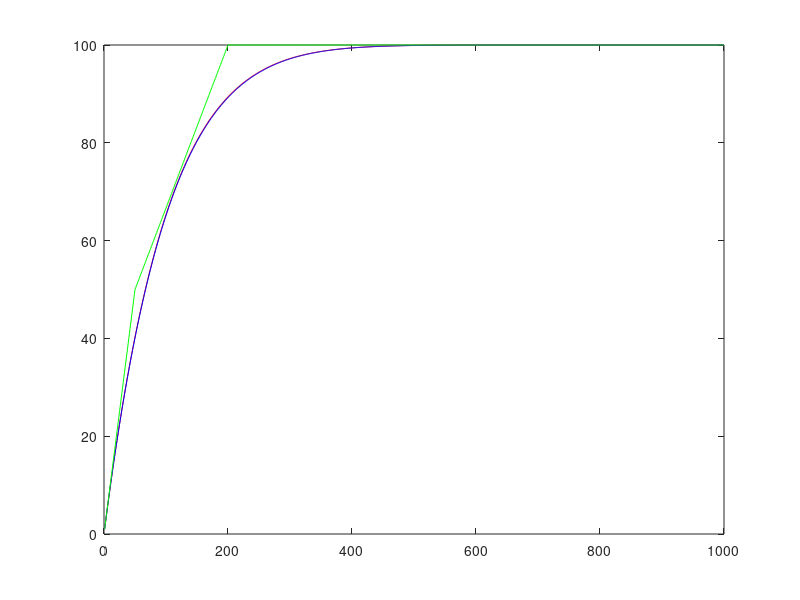
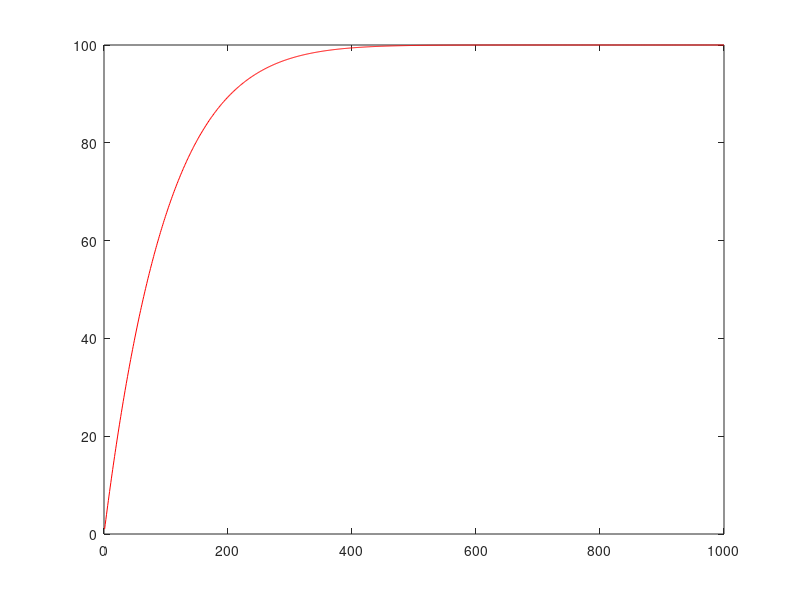
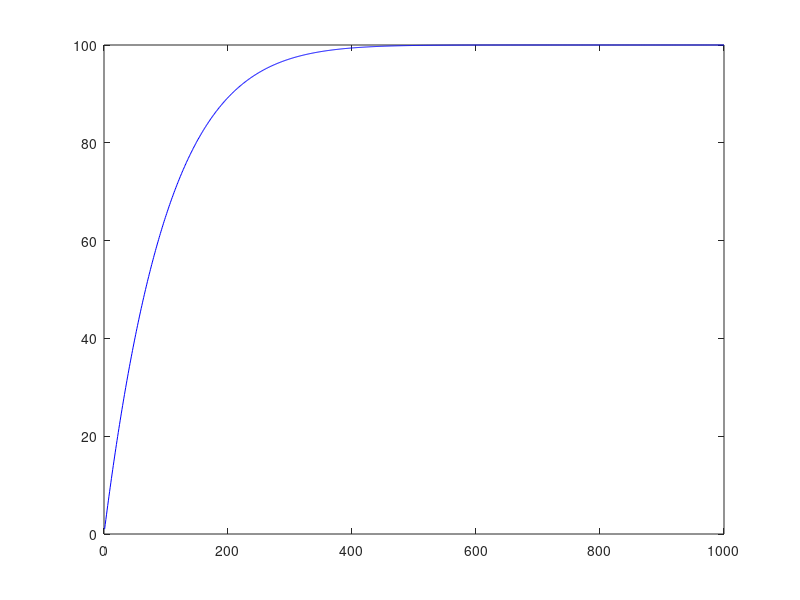
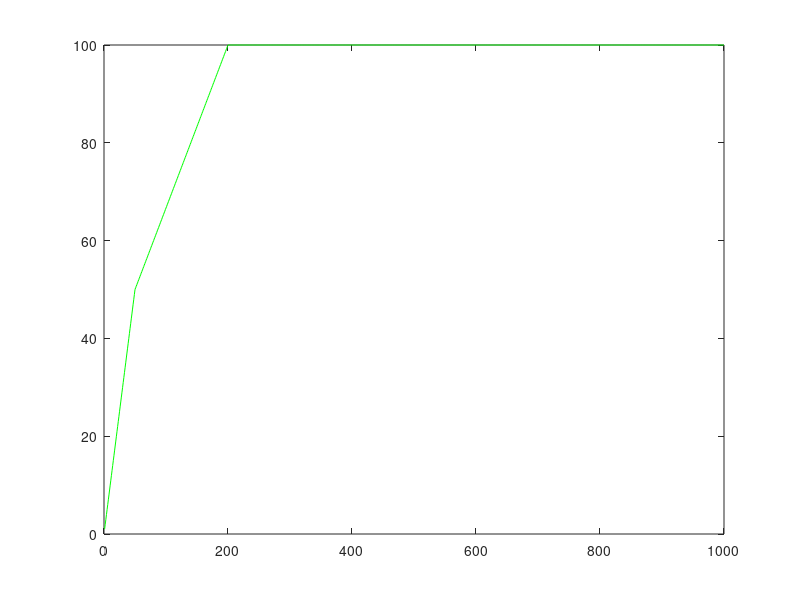

Reproduce these figures in MATLAB, in order.
close all;
clear all;

m = 100;
n = 10;

N = n*m;
Y = zeros(1,N);
Y_w = zeros(1,N);
Y_b = zeros(1,N);


for k = 1:1000
    if (k<=N-n) 
        %p = nchoosek(N-n,k)/nchoosek(N,k); %not exact
        %Yao
        X = 0:k-1;
        p = prod((N-n-X)./(N-X));
        Y(k) = (1-p)*m;
        %Waters
        Y_w(k) = m*(1-(1-k/N)^n);
    else
        Y(k) = m;
        Y_w(k) = m;
    end
    
    %Bernstein
    if (k<m/2)
        Y_b(k)=k;
    elseif (k<2*m)
        Y_b(k)=(k+m)/3;
    else
        Y_b(k) = m;
    end
end

title('combined plot');
ylabel('accessed pages');
xlabel('tuples');
plot(Y, 'Color', 'Red');
hold all;
plot(Y_w, 'Color', 'Blue');
hold all;
plot(Y_b, 'Color', 'Green');

figure;
title('Yao');
ylabel('accessed pages');
xlabel('tuples');
plot(Y, 'Color', 'Red');

figure;
title('Waters');
ylabel('accessed pages');
xlabel('tuples');
plot(Y_w, 'Color', 'Blue');

figure;
title('Bernstein');
ylabel('accessed pages');
xlabel('tuples');
plot(Y_b, 'Color', 'Green');
